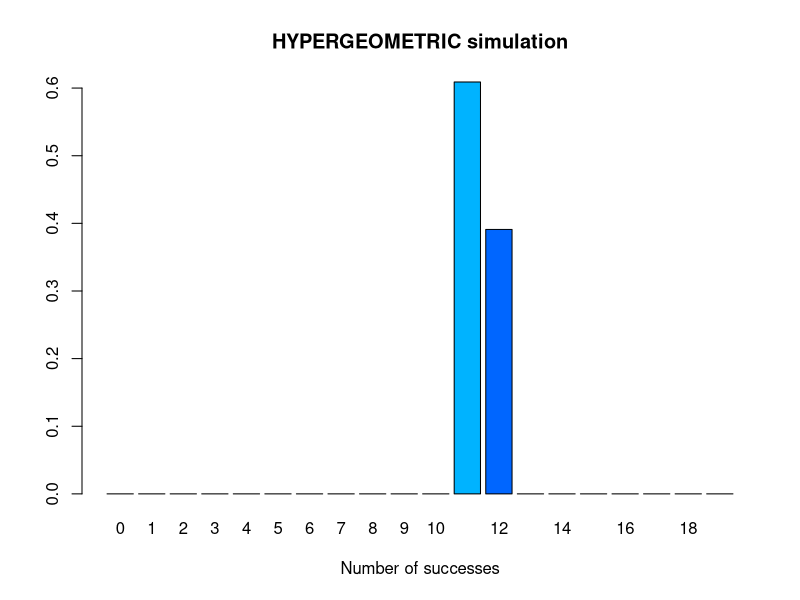

Source code (R):
myhyper=function(iter=100,N=20,r=12,n=5){
# make a matrix to hold the samples
#initially filled with NA's
sam.mat=matrix(NA,nr=n,nc=iter, byrow=TRUE)
#Make a vector to hold the number of successes over the trials
succ=c()
for(i in 1:iter){
#Fill each column with a new sample
sam.mat[,i]=sample(rep(c(1,0),c(r,N-r)),n,replace=FALSE)
#Calculate a statistic from the sample (this case it is the sum)
succ[i]=sum(sam.mat[,i])
}
#Make a table of successes
succ.tab=table(factor(succ,levels=0:n))
#Make a barplot of the proportions
barplot(succ.tab/(iter), col=rainbow(n+1), main="HYPERGEOMETRIC simulation", xlab="Number of successes")
succ.tab/iter
}
myhyper(iter=1000,n=19, N=20,r=12)

dhyper(x=0:19, m=12, n=8, k=19)